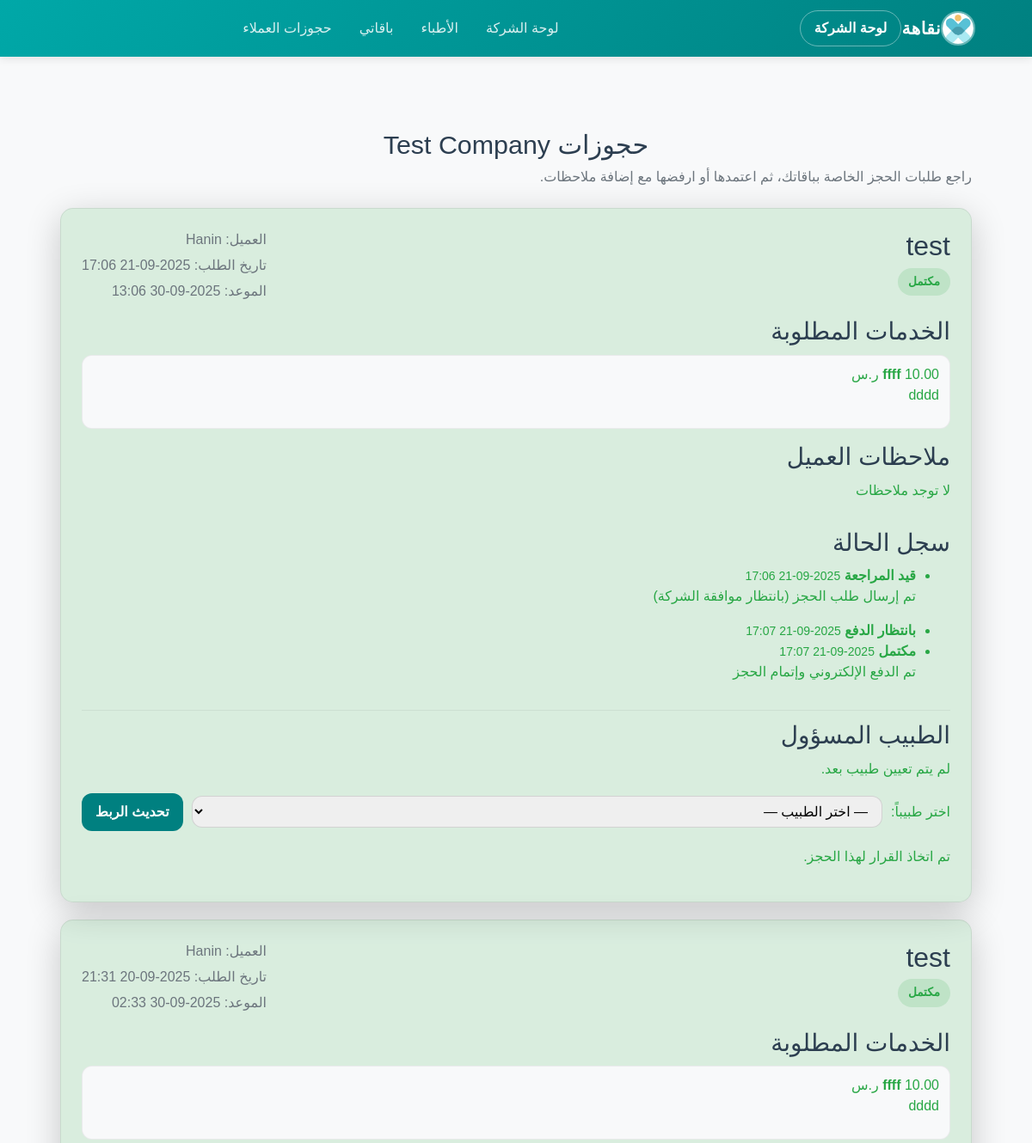
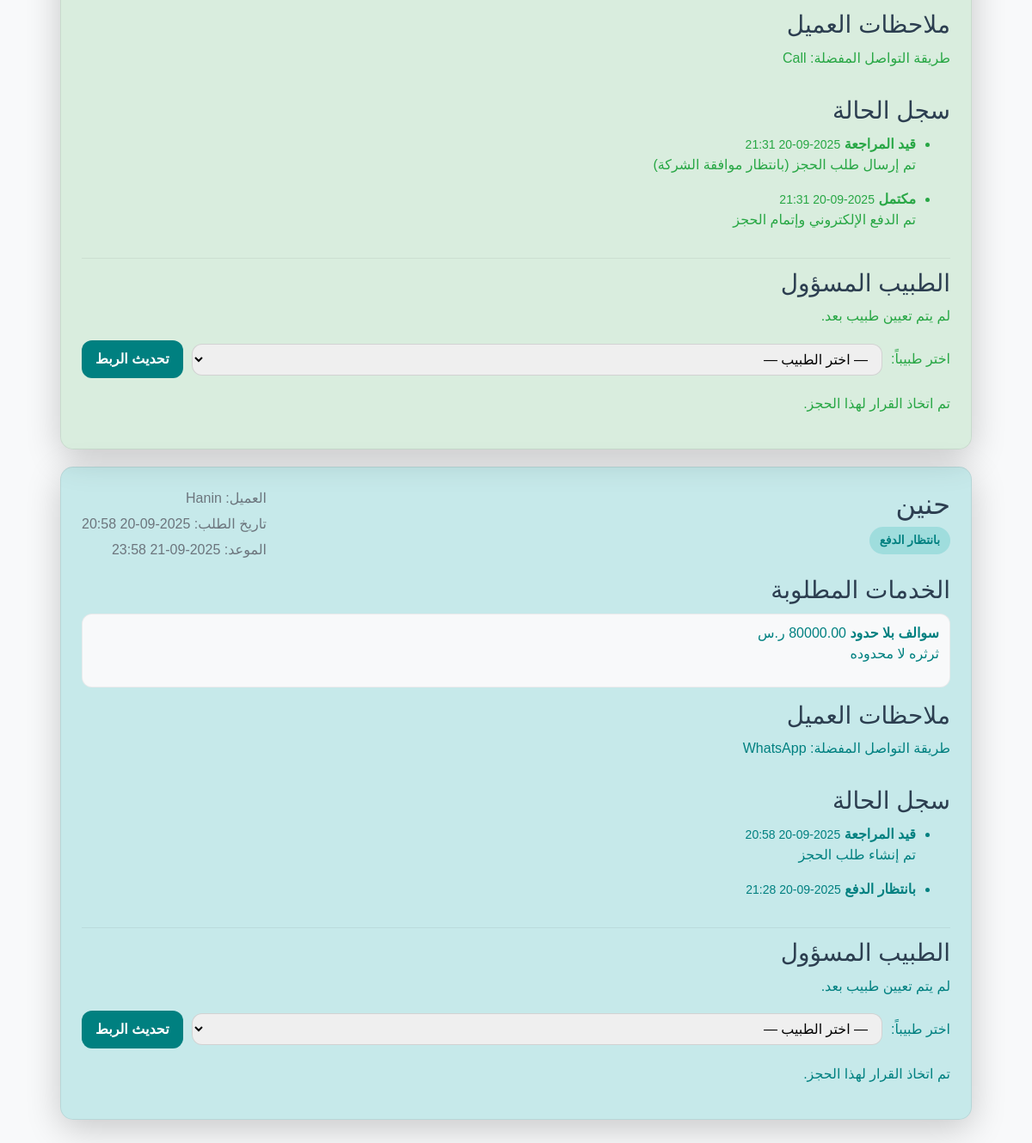
The page /company/bookings (signed in) on the database its author committed (2 pictures, top to bottom).
### models.py (models this page shows)
class Company(db.Model):
    id = db.Column(db.Integer, primary_key=True)
    name = db.Column(db.String(150), nullable=False, unique=True)
    email = db.Column(db.String(120), nullable=False, unique=True)
    password = db.Column(db.String(200), nullable=False)
    address = db.Column(db.String(200))
    phone = db.Column(db.String(20))
    doctors = db.relationship("Doctor", backref="company", lazy=True)
    packages = db.relationship("Package", backref="provider", lazy=True)
    appointments = db.relationship("Appointment", backref="company", lazy=True)
    bookings = db.relationship("Booking", backref="company", lazy=True)
    notifications = db.relationship("Notification", backref="company", lazy=True)
    roles = db.relationship(
        "CompanyRole",
        backref="company",
        lazy=True,
        cascade="all, delete-orphan"
    )

class Booking(db.Model):
    id = db.Column(db.Integer, primary_key=True)
    user_id = db.Column(db.Integer, db.ForeignKey('user.id'), nullable=False)
    package_id = db.Column(db.Integer, db.ForeignKey('package.id'), nullable=False)
    appointment_id = db.Column(db.Integer, db.ForeignKey('appointment.id'), nullable=True)
    company_id = db.Column(db.Integer, db.ForeignKey('company.id'), nullable=True)
    doctor_id = db.Column(db.Integer, db.ForeignKey('doctor.id'), nullable=True)
    requested_at = db.Column(db.DateTime, default=datetime.utcnow)
    scheduled_for = db.Column(db.DateTime, nullable=True)
    notes = db.Column(db.Text, nullable=True)
    status = db.Column(db.String(50), default="pending")
    invoices = db.relationship('Invoice', backref='booking', lazy=True)
    consultations = db.relationship('Consultation', backref='booking', lazy=True)
    medical_reports = db.relationship('MedicalReport', backref='booking', lazy=True)
    selected_services = db.relationship(
        'BookingServiceSelection',
        backref='booking',
        lazy=True,
        cascade="all, delete-orphan"
    )
    doctor = db.relationship('Doctor', backref='bookings', lazy=True)
    reviews = db.relationship(
        'DoctorReview',
        backref='booking',
        lazy=True,
        cascade="all, delete-orphan"
    )
    status_history = db.relationship(
        'BookingStatusHistory',
        backref='booking',
        lazy=True,
        cascade="all, delete-orphan",
        order_by="BookingStatusHistory.created_at.desc()"
    )

class Package(db.Model):
    id = db.Column(db.Integer, primary_key=True)
    title = db.Column(db.String(100))
    description = db.Column(db.Text)
    image = db.Column(db.String(200))
    provider_id = db.Column(db.Integer, db.ForeignKey('company.id'))
    approved_by = db.Column(db.Integer, db.ForeignKey('admin.id'))
    status = db.Column(db.String(50), default="pending")
    admin_note = db.Column(db.Text)
    status_updated_at = db.Column(db.DateTime)
    services = db.relationship("PackageService", backref="package", lazy=True)
    bookings = db.relationship("Booking", backref="package", lazy=True)
    doctor_service_links = db.relationship("DoctorServiceLink", backref="package", lazy=True)

class User(db.Model):
    id = db.Column(db.Integer, primary_key=True)
    username = db.Column(db.String(80), nullable=False, unique=True)
    email = db.Column(db.String(120), nullable=False, unique=True)
    password = db.Column(db.String(200), nullable=False)
    first_name = db.Column(db.String(50), nullable=False)
    last_name = db.Column(db.String(50), nullable=False)
    phone = db.Column(db.String(20), nullable=False, unique=True)
    gender = db.Column(db.String(10))
    country = db.Column(db.String(100))
    city = db.Column(db.String(100))
    address = db.Column(db.String(200))
    birth_date = db.Column(db.Date)
    profile_picture = db.Column(db.String(200), default="default.jpg")
    appointments = db.relationship("Appointment", backref="user", lazy=True)
    messages = db.relationship("DoctorMessage", backref="user", lazy=True)
    payment_plans = db.relationship("PaymentPlan", backref="user", lazy=True)
    health_cards = db.relationship("HealthCard", backref="user", lazy=True)
    bookings = db.relationship("Booking", backref="user", lazy=True)
    invoices = db.relationship("Invoice", backref="user", lazy=True)
    consultations = db.relationship("Consultation", backref="user", lazy=True)
    notifications = db.relationship("Notification", backref="user", lazy=True)
    medical_reports = db.relationship("MedicalReport", backref="user", lazy=True)
    doctor_reviews = db.relationship("DoctorReview", backref="user", lazy=True)

class BookingServiceSelection(db.Model):
    id = db.Column(db.Integer, primary_key=True)
    booking_id = db.Column(db.Integer, db.ForeignKey('booking.id'), nullable=False)
    package_service_id = db.Column(db.Integer, db.ForeignKey('package_service.id'), nullable=True)
    service_name = db.Column(db.String(100))
    service_description = db.Column(db.Text)
    service_price = db.Column(db.Float)

class BookingStatusHistory(db.Model):
    id = db.Column(db.Integer, primary_key=True)
    booking_id = db.Column(db.Integer, db.ForeignKey('booking.id'), nullable=False)
    status = db.Column(db.String(50), nullable=False)
    note = db.Column(db.Text)
    created_at = db.Column(db.DateTime, default=datetime.utcnow)

### app.py (the view)
@app.route('/company/bookings', methods=['GET'])
def company_bookings():
    company_id = session.get('company_id')
    if not company_id:
        flash("يجب تسجيل دخول الشركة", "danger")
        return redirect(url_for('company_login'))
    company = Company.query.get_or_404(company_id)
    bookings = (
        Booking.query
        .filter_by(company_id=company.id)
        .options(
            joinedload(Booking.package),
            joinedload(Booking.user),
            joinedload(Booking.selected_services),
            joinedload(Booking.status_history),
            joinedload(Booking.doctor)
        )
        .order_by(Booking.requested_at.desc())
        .all()
    )
    company_doctors = Doctor.query.filter_by(company_id=company.id).order_by(Doctor.name.asc()).all()
    status_labels = {
        'pending': 'قيد المراجعة',
        'approved': 'بانتظار الدفع',
        'completed': 'مكتمل',
        'cancelled': 'ملغي',
        'rejected': 'مرفوض'
    }
    return render_template(
        'company_bookings.html',
        company=company,
        bookings=bookings,
        status_labels=status_labels,
        doctors=company_doctors,
        user=None
    )

### templates/company_bookings.html (shortened to what this page needs)
{% extends "base.html" %}
{% block content %}
<section class="company-bookings">
  <h1 class="section-title">حجوزات {{ company.name if company else '' }}</h1>
  <p class="subtitle">راجع طلبات الحجز الخاصة بباقاتك، ثم اعتمدها أو ارفضها مع إضافة ملاحظات.</p>
  {% if bookings %}
    <div class="bookings-list">
      {% for booking in bookings %}
        <article class="booking-card status-{{ booking.status }}">
          <header>
            <div>
              <h2>{{ booking.package.title if booking.package else 'حجز' }}</h2>
              <span class="status-pill status-{{ booking.status }}">
                {{ status_labels.get(booking.status, booking.status) }}
              </span>
            </div>
            <div class="details">
              <span>العميل: {{ booking.user.first_name if booking.user else 'مستخدم' }}</span>
              <span>تاريخ الطلب: {{ booking.requested_at.strftime('%Y-%m-%d %H:%M') if booking.requested_at else '—' }}</span>
              <span>الموعد: {{ booking.scheduled_for.strftime('%Y-%m-%d %H:%M') if booking.scheduled_for else '—' }}</span>
            </div>
          </header>
          <div class="content">
            <div class="services">
              <h3>الخدمات المطلوبة</h3>
              {% if booking.selected_services %}
                <ul>
                  {% for service in booking.selected_services %}
                    <li>
                      <strong>{{ service.service_name }}</strong>
                      {% if service.service_price is not none %}
                        <span>{{ '%.2f' | format(service.service_price) }} ر.س</span>
                      {% endif %}
                      {% if service.service_description %}
                        <p>{{ service.service_description }}</p>
                      {% endif %}
                    </li>
                  {% endfor %}
                </ul>
              {% else %}
                <p>لم يتم اختيار خدمات محددة.</p>
              {% endif %}
            </div>
            <div class="notes">
              <h3>ملاحظات العميل</h3>
              <p>{{ booking.notes or 'لا توجد ملاحظات' }}</p>
            </div>
            <div class="history">
              <h3>سجل الحالة</h3>
              {% if booking.status_history %}
                <ul>
                  {% for history in booking.status_history|reverse %}
                    <li>
                      <div class="history-head">
                        <strong>{{ status_labels.get(history.status, history.status) }}</strong>
                        <small>{{ history.created_at.strftime('%Y-%m-%d %H:%M') if history.created_at else '' }}</small>
                      </div>
                      {% if history.note %}
                        <p>{{ history.note }}</p>
                      {% endif %}
                    </li>
                  {% endfor %}
                </ul>
              {% else %}
                <p>لا يوجد سجل بعد.</p>
              {% endif %}
            </div>
            <div class="assignment">
              <h3>الطبيب المسؤول</h3>
              {% if booking.doctor %}
                <p>
                  د. {{ booking.doctor.name }}
                  {% if booking.doctor.specialty %}
                    — {{ booking.doctor.specialty }}
                  {% endif %}
                </p>
              {% else %}
                <p>لم يتم تعيين طبيب بعد.</p>
              {% endif %}
              {% if doctors and booking.status not in ['cancelled', 'rejected'] %}
                <form action="{{ url_for('company_assign_doctor', booking_id=booking.id) }}" method="POST" class="assign-form">
                  <label>اختر طبيباً:</label>
                  <select name="doctor_id">
                    <option value="">— اختر الطبيب —</option>
                  </select>
                  <button type="submit">تحديث الربط</button>
                </form>
              {% endif %}
            </div>
          </div>
          <footer>
            {% if booking.status == 'pending' %}
              <form action="{{ url_for('company_booking_decision', booking_id=booking.id) }}" method="POST" class="decision">
                <label>أضف ملاحظة (اختياري):</label>
                <textarea name="note" rows="2" placeholder="اكتب أي ملاحظة للعميل"></textarea>
                <div class="actions">
                  <button type="submit" name="decision" value="approved" class="btn-approve">اعتماد</button>
                  <button type="submit" name="decision" value="rejected" class="btn-reject">رفض</button>
                </div>
              </form>
            {% else %}
              <p class="decision-info">تم اتخاذ القرار لهذا الحجز.</p>
            {% endif %}
          </footer>
        </article>
      {% endfor %}
    </div>
  {% else %}
    <div class="empty-state">
      <h2>لا توجد حجوزات حالياً</h2>
      <p>عند تقديم المستخدمين لحجوزات جديدة ستظهر هنا للمراجعة.</p>
    </div>
  {% endif %}
</section>
{% endblock %}

### static/css/style.css (style rules this page uses)
:root { --primary-color: #0ea5e9; --secondary-color: #0f172a; --accent-color: #fbbf24; --success-color: #28a745; --dark-color: #1a1a1a; --light-bg: #f8f9fa; --text-primary: #2c3e50; --text-secondary: #6c757d; --border-radius: 15px; --transition: all 0.3s ease; --shadow-sm: 0 2px 10px rgba(0,0,0,0.1); --shadow-md: 0 5px 20px rgba(0,0,0,0.15); --shadow-lg: 0 10px 40px rgba(0,0,0,0.2); }
body { background: var(--light-bg); color: var(--text-primary); font-family: 'Cairo', 'Segoe UI', sans-serif; }

### static/css/ready_packages.css (style rules this page uses)
:root { --primary-color: #00a8a8; --secondary-color: #008080; --accent-color: #ffc107; --success-color: #28a745; --dark-color: #1a1a1a; --light-bg: #f8f9fa; --text-primary: #2c3e50; --text-secondary: #6c757d; --border-radius: 15px; --transition: all 0.3s ease; --shadow-sm: 0 2px 10px rgba(0,0,0,0.1); --shadow-md: 0 5px 20px rgba(0,0,0,0.15); --shadow-lg: 0 10px 40px rgba(0,0,0,0.2); }
body { font-family: "Tajawal", sans-serif; background-color: var(--light-bg); margin: 0; padding: 0; color: var(--text-primary); }
.section-title { text-align: center; font-size: 2rem; margin: 30px 0; color: var(--primary-color); }

### templates/company_bookings.html (style rules this page uses)
.company-bookings { max-width: 1100px; margin: 0 auto; padding: 30px 20px 60px; }
.section-title { margin-bottom: 8px; font-size: 1.9rem; color: var(--text-primary); }
.subtitle { color: var(--text-secondary); margin-bottom: 24px; }
.bookings-list { display: grid; gap: 20px; }
.booking-card { background: #fff; border-radius: var(--border-radius); box-shadow: var(--shadow-lg); border: 1px solid rgba(0,0,0,0.08); padding: 24px; display: grid; gap: 18px; }
header { display: flex; justify-content: space-between; gap: 16px; flex-wrap: wrap; }
header h2 { margin: 0 0 6px; color: var(--text-primary); }
.details { display: flex; flex-direction: column; gap: 6px; color: var(--text-secondary); }
.status-pill { display: inline-flex; align-items: center; justify-content: center; padding: 6px 12px; border-radius: 999px; font-weight: 600; font-size: 0.85rem; }
.status-approved { background: rgba(0, 168, 168, 0.2); color: var(--secondary-color); }
.status-completed { background: rgba(40, 167, 69, 0.15); color: var(--success-color); }
.content { display: grid; gap: 16px; }
.content h3 { margin-bottom: 10px; color: var(--text-primary); }
.services ul { list-style: none; margin: 0; padding: 0; display: grid; gap: 10px; }
.services li { background: var(--light-bg); border: 1px solid rgba(0,0,0,0.06); border-radius: 12px; padding: 10px 12px; }
.assignment { border-top: 1px solid rgba(0,0,0,0.06); padding-top: 12px; }
.assign-form { margin-top: 10px; display: flex; flex-wrap: wrap; gap: 10px; align-items: center; }
.assign-form select { flex: 1; min-width: 220px; border-radius: 12px; border: 1px solid rgba(0,0,0,0.12); padding: 8px 12px; }
.assign-form button { border: none; border-radius: 12px; padding: 10px 16px; background: var(--secondary-color); color: #fff; font-weight: 600; cursor: pointer; }

### rows shown on the page
Company: name "Test Company"
Booking: package "test", get "مكتمل", user "Hanin", requested_at "2025-09-21 17:06", scheduled_for "2025-09-30 13:06", notes "لا توجد ملاحظات", shows "تم اتخاذ القرار لهذا الحجز."
BookingServiceSelection: service_name "ffff", service_price "10.00", service_description "dddd"
BookingStatusHistory: get "قيد المراجعة", created_at "2025-09-21 17:06", note "تم إرسال طلب الحجز (بانتظار موافقة الشركة)"
BookingStatusHistory: get "بانتظار الدفع", created_at "2025-09-21 17:07"
BookingStatusHistory: get "مكتمل", created_at "2025-09-21 17:07", note "تم الدفع الإلكتروني وإتمام الحجز"
Booking: package "test", get "مكتمل", user "Hanin", requested_at "2025-09-20 21:31", scheduled_for "2025-09-30 02:33", notes "طريقة التواصل المفضلة: Call", shows "تم اتخاذ القرار لهذا الحجز."
BookingServiceSelection: service_name "ffff", service_price "10.00", service_description "dddd"
BookingStatusHistory: get "قيد المراجعة", created_at "2025-09-20 21:31", note "تم إرسال طلب الحجز (بانتظار موافقة الشركة)"
BookingStatusHistory: get "مكتمل", created_at "2025-09-20 21:31", note "تم الدفع الإلكتروني وإتمام الحجز"
Booking: package "حنين", get "بانتظار الدفع", user "Hanin", requested_at "2025-09-20 20:58", scheduled_for "2025-09-21 23:58", notes "طريقة التواصل المفضلة: WhatsApp", shows "تم اتخاذ القرار لهذا الحجز."
BookingServiceSelection: service_name "سوالف بلا حدود", service_description "ثرثره لا محدوده"
BookingStatusHistory: get "قيد المراجعة", created_at "2025-09-20 20:58", note "تم إنشاء طلب الحجز"
BookingStatusHistory: get "بانتظار الدفع", created_at "2025-09-20 21:28"
